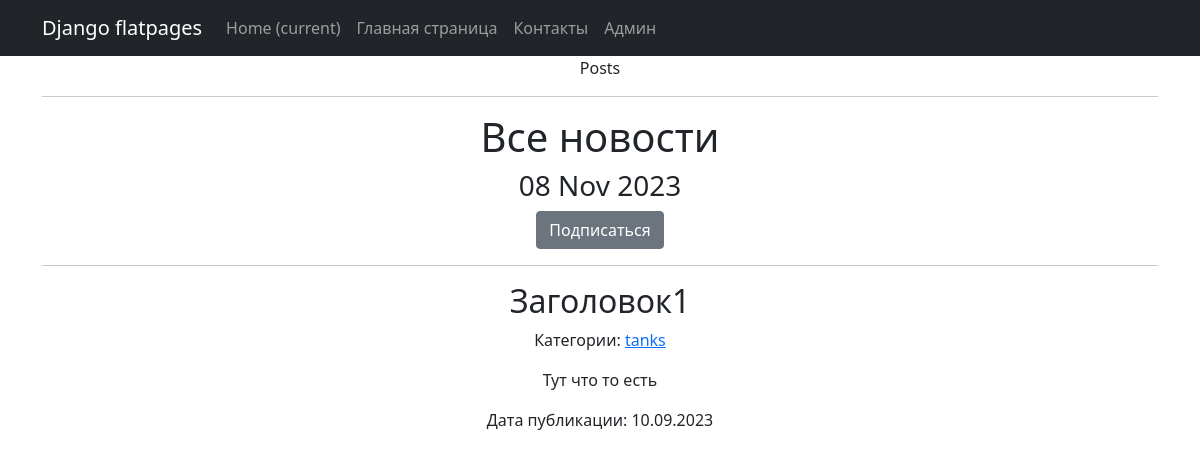
Page /categories/5 on the committed database.
### simpleapp/models.py (models this page shows, shortened)
class Post(models.Model):
    tanks = 'TNK'
    hils = 'HIL'
    dd = 'DD'
    merchants = 'MCH'
    guild_masters = 'GMA'
    quest_givers = 'QMA'
    blacksmiths = 'BLM'
    tanners = 'TAN'
    potion_makers = 'PMK'
    spell_masters = 'SMA'
    CATEGORY_CHOICES = (
        (tanks, 'Танки'),
        (hils, 'Хилы'),
        (dd, 'ДД'),
        (merchants, 'Торговцы'),
        (guild_masters, 'Гилдмастеры'),
        (quest_givers, 'Квестгиверы'),
        (blacksmiths, 'Кузнецы'),
        (tanners, 'Кожевники'),
        (potion_makers, 'Зельевары'),
        (spell_masters, 'Мастера заклинаний'),
    )
    type_post = models.CharField(max_length=20, choices=CATEGORY_CHOICES)
    pub_date = models.DateTimeField(auto_now_add=True)
    author = models.ForeignKey(Author, on_delete=models.CASCADE)
    name = models.CharField(
        max_length=50,
        unique=True,
    )
    description = models.TextField()
    category = models.ManyToManyField(
        Category,
        through='PostCategory',
        related_name='PostCategory',
    )
    rating = models.FloatField(
        validators=[MinValueValidator(0.0)], default=0.0
    )
    user = models.ForeignKey(User, on_delete=models.CASCADE, null=True)

class Category(models.Model):
    name = models.CharField(max_length=100, unique=True)
    subscribers = models.ManyToManyField(User, related_name='subscriptions')

### simpleapp/views.py (the view)
# urls.py: path('categories/<int:pk>', CategoryListView.as_view(), name='category_list'),
class CategoryListView(ListView):
    model = Post
    template_name = 'category_list.html'
    context_object_name = 'category_news_list'
    def get_queryset(self):
        self.category = get_object_or_404(Category, id=self.kwargs['pk'])
        queryset = Post.objects.filter(category=self.category).order_by('-pub_date')
        return queryset
    def get_context_data(self, **kwargs):
        context = super().get_context_data(**kwargs)
        context['is_not_subscriber'] = self.request.user not in self.category.subscribers.all()
        context['category'] = self.category
        return context

### simpleapp/templatetags/censor.py (called while the page is built)
def censor(value):
    bad_words = ["капуста"]
    for word in bad_words:
        value = value.replace(word, '*' * len(word))
    return value

### simpleapp/templatetags/custom_tags.py (called while the page is built)
@register.simple_tag()
def current_time(format_string='%b %d %Y'):
   return datetime.utcnow().strftime(format_string)

### templates/category_list.html (shortened to what this page needs)
{% extends 'flatpages/default.html' %}
{% block title %}
Posts
{% endblock title %}
{% block content %}
   <h1>Все новости</h1>
   <h3>{% load custom_tags %}</h3>
   <h3>{% load censor %}</h3>
   <h3>{% current_time '%d %b %Y' %}</h3>
   {% if is_not_subscriber %}
       <p class="text-center"><a href="{% url 'subscribe' category.id %}" class="btn btn-secondary btn-sn">Подписаться</a></p>
   {% endif %}
   <hr>
   {% if category_news_list %}
       {% for post in category_news_list %}
           <h2>{{ post.name }}</h2>
            <p>Категории:
            {% for category in post.category.all %}
               <a href="{% url 'category_list' category.id %}">{{ category.name }}</a>
            {% endfor %}
           </p>
           <p>{{ post.description|truncatechars:20|censor }}</p>
           <p>Дата публикации: {{ post.pub_date|date:'d.m.Y' }}</p>
       {% endfor %}
   {% else %}
       {% for category in categories %}
           <a href="{% url 'category_list' post.category.id %}">{{ post.category.name }}</a>
       {% endfor %}
       <h2>Новостей нет!</h2>
   {% endif %}
{% endblock content %}

### rows in the picture
Post: name "Заголовок1", description|censor "Тут что то есть", pub_date "10.09.2023"
Category: name "tanks"
